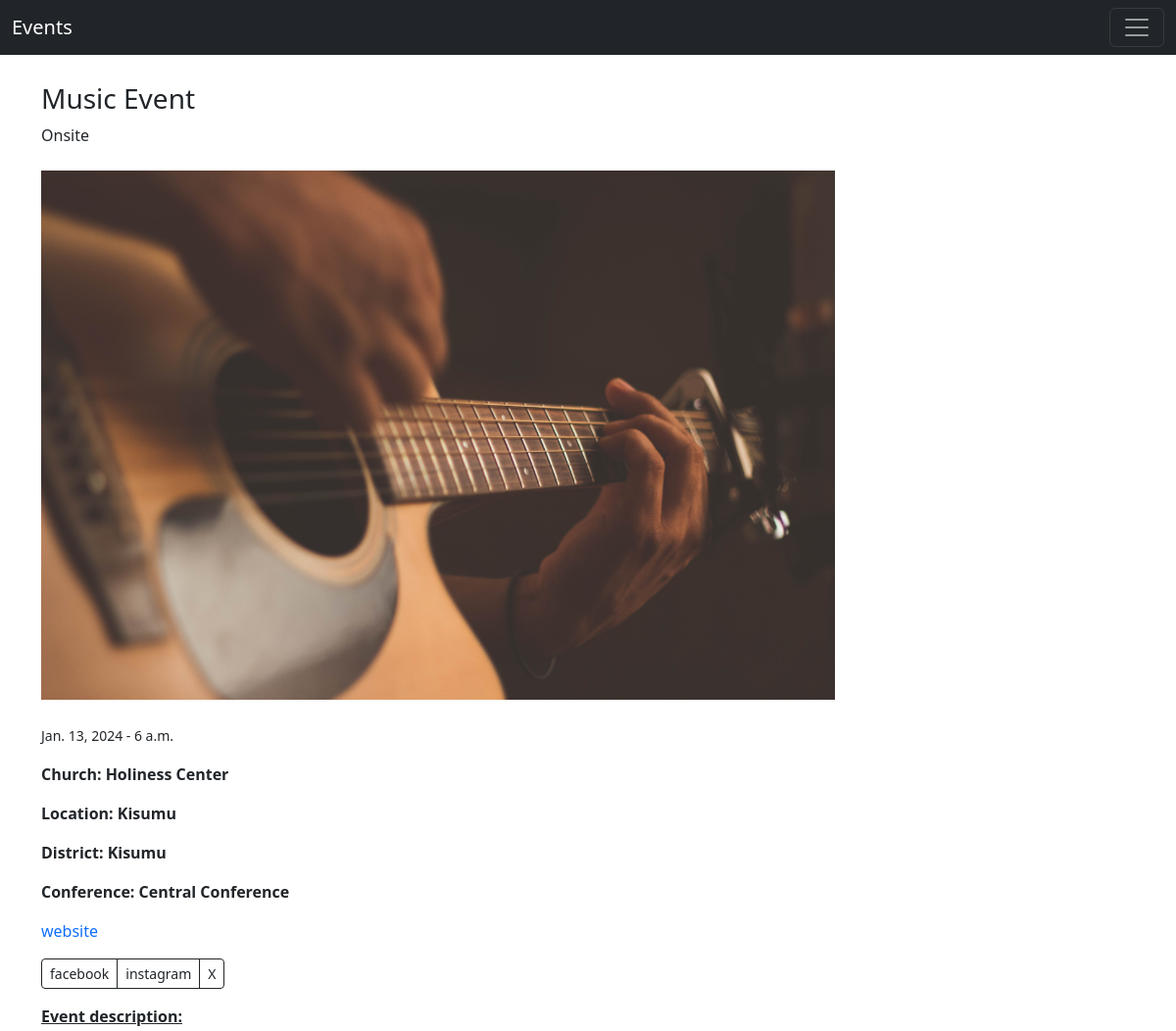
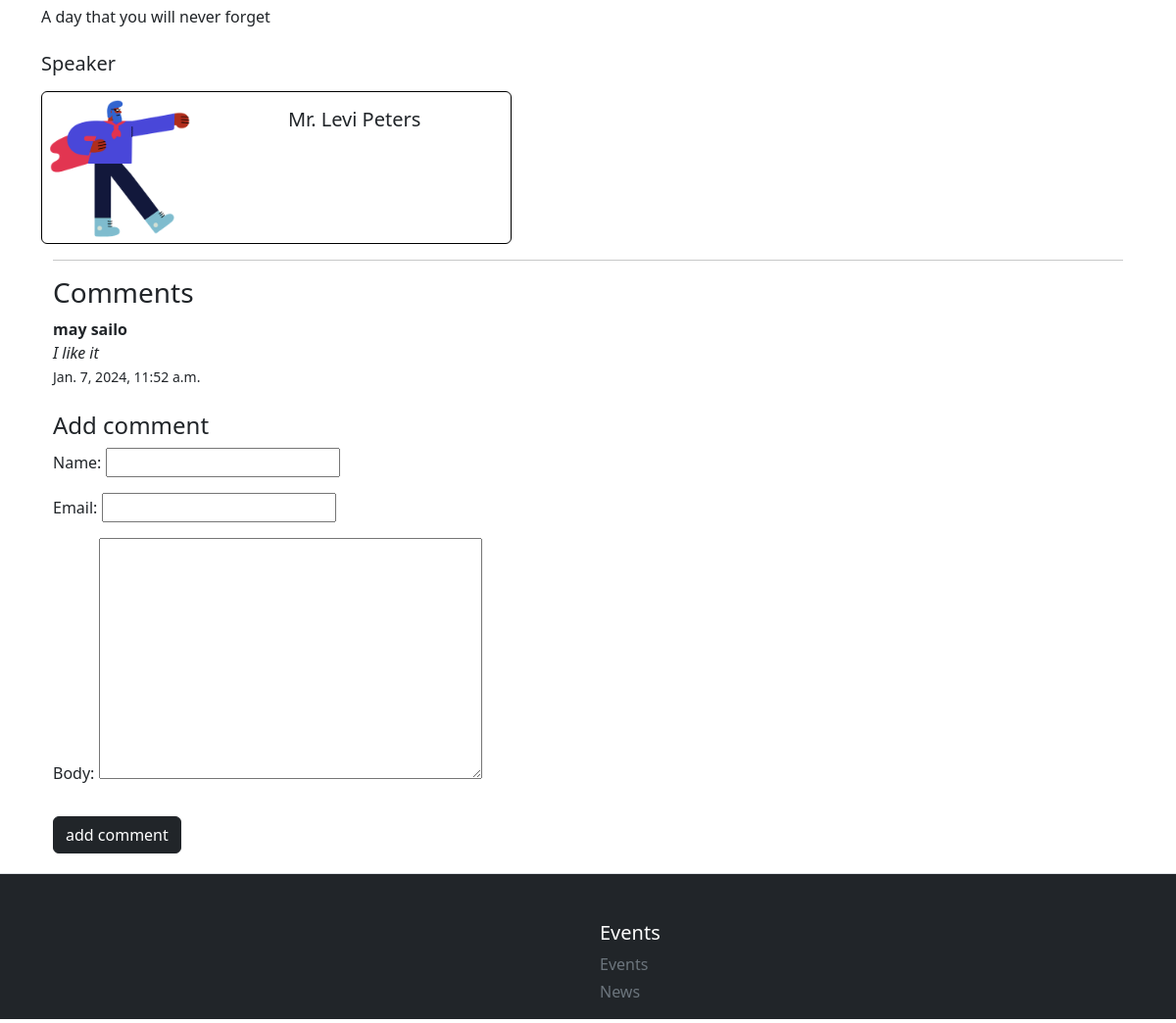
Page /events/music-event/ on the committed database (2 pictures, top to bottom).
### core/models.py (models this page shows, shortened)
class Event(models.Model):
  created_at = models.DateTimeField(auto_now_add=True, blank=True)
  event_title = models.CharField(max_length=255)
  event_photo = models.ImageField(upload_to='uploads/events')
  slug = models.SlugField()
  description = models.TextField()
  event_type = models.CharField(max_length=100)
  event_date = models.DateField()
  event_time = models.TimeField()
  hosting_church_or_group = models.CharField(max_length=255)
  church_location = models.CharField(max_length=255)
  church_district = models.CharField(max_length=255)
  church_conference = models.CharField(max_length=255)
  website_link = models.CharField(max_length=255, blank=True)
  facebook_link = models.CharField(max_length=255, blank=True)
  instagram_link = models.CharField(max_length=255, blank=True)
  twitter_link = models.CharField(max_length=255, blank=True)
  speaker_name = models.CharField(max_length=50)
  speaker_title = models.CharField(max_length=50)
  speaker_image =models.ImageField(upload_to='uploads/speakers', blank=True)
  on_site = models.BooleanField()
  virtual_link = models.CharField(max_length=255, blank=True)
  sponsor_title = models.CharField(max_length=50, blank=True)
  sponsor_logo = models.ImageField(upload_to='uploads/logos', blank=True)
  class Meta:
     ordering: ('-created_at',)
     verbose_name_plural = 'Events'

class EventComment(models.Model):
  event = models.ForeignKey(Event, related_name="comments", on_delete=models.CASCADE)
  name = models.CharField(max_length=100)
  email = models.EmailField()
  body = models.TextField()
  created_at = models.DateTimeField(auto_now_add=True)
  class Meta:
    ordering = ('-created_at',)
    verbose_name_plural = 'Event Comments'

### core/views.py (the view)
# urls.py: path('events/<slug:slug>/', event_detail_view, name="event_detail"),
def event_detail_view(request, slug):
  event = get_object_or_404(Event, slug=slug)
  if request.method == 'POST':
    form = EventCommentForm(request.POST)
    if form.is_valid():
      comment = form.save(commit=False)
      comment.event = event
      comment.save()
      return redirect('event_detail', slug=slug)
  else:
    form = EventCommentForm()
  context = {
    'event': event,
    'form': form
  }
  return render(request, 'event_details.html', context)

### core/forms.py
class EventCommentForm(forms.ModelForm):
  class Meta:
    model = EventComment
    fields = ('name', 'email', 'body')

### core/templates/event_details.html (shortened to what this page needs)
{% extends "base.html" %}
{% block content %}
  <div style="height: 30px;"></div>
  <div class="container">
    <section id="event-post">
      <h3 class="mt-4">{{ event.event_title }}</h3>
      <div>
        {% if event.on_site %}
          <p>Onsite</p>
        {% else %}
          <a href="{{ event.virtual_link }}" class="btn btn-sm btn-primary my-3">Virtual (click)</a>
        {% endif %}
      </div>
      <img src="{{ event.event_photo.url }}" alt="" class="img-fluid mb-4 mt-2" style="max-height: 540px;">
      <p><small>{{ event.event_date }} - {{ event.event_time }}</small></p>
      <p class="fw-bolder">Church: <span>{{ event.hosting_church_or_group }}</span></p>
      <p class="fw-bolder">Location: {{ event.church_location }}</p>
      <p class="fw-bolder">District: {{ event.church_district }}</p>
      <p class="fw-bolder">Conference: {{ event.church_conference }}</p>
      <p><a href="{{ event.website_link }}" class="text-decoration-none">website</a></p>
      <div class="btn-group" role="group">
        <a href="{{ event.facebook_link }}" class="btn btn-sm btn-outline-dark">facebook</a>
        <a href="{{ event.instagram_link }}" class="btn btn-sm btn-outline-dark">instagram</a>
        <a href="{{ event.twitter_link }}" class="btn btn-sm btn-outline-dark">X</a>
      </div>
      <div class="mt-3">
        <u class="fw-bolder">Event description:</u>
        <p class="mb-4 mt-2">{{ event.description }}</p>
      </div>
      <h5 class="my-3">Speaker</h5>
      <div class="card mb-3 border-black" style="max-width: 480px;">
        <div class="row g-0">
          <div class="col-sm-4">
            <img src="{{ event.speaker_image.url }}" class="img-fluid rounded-start" alt="...">
          </div>
          <div class="col-sm-8">
            <div class="card-body text-center">
              <h5>{{ event.speaker_title }} {{ event.speaker_name }}</h5>
            </div>
          </div>
        </div>
      </div>
    </section>
    <section id="comment">
      <div class="container">
        <hr>
        <h3>Comments</h3>
        {% for comment in event.comments.all %}
            <div>
                <p><span  class="fw-bolder">{{ comment.name }}</span><br><em>{{ comment.body }}</em><br><small>{{ comment.created_at }}</small></p>
            </div>
        {% endfor %}
        <h4 class="mt-4">Add comment</h4>
        <form method='POST'>
            {{ form.as_p }}
            <div>
                <button class="btn btn-dark my-3">add comment</button>
            </div>
        </form>
      </div>
    </section>
  </div>
{% endblock content %}

### rows in the picture
Event: event_title "Music Event", event_photo (picture), event_date "Jan. 13, 2024", event_time "6 a.m.", hosting_church_or_group "Holiness Center", church_location "Kisumu", church_district "Kisumu", church_conference "Central Conference", description "A day that you will never forget", speaker_image (picture), speaker_title "Mr.", speaker_name "Levi Peters"
EventComment: name "may sailo", body "I like it", created_at "Jan. 7, 2024, 11:52 a.m."
